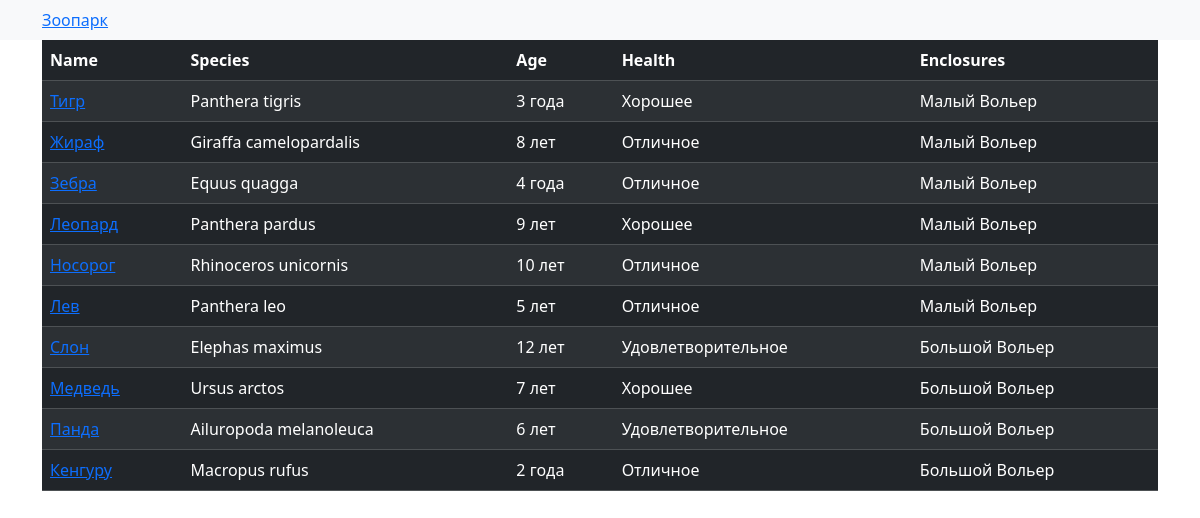
The app's page /zoo/ with its own data.
### myapp/models.py (models this page shows, shortened)
class Animals(models.Model):
    name = models.CharField(max_length=50)
    species = models.CharField(max_length=100)
    age = models.CharField(max_length=50)
    health = models.CharField(max_length=100)
    enclosure_id = models.ForeignKey(Enclosures, on_delete=models.CASCADE)

class Enclosures(models.Model):
    description = models.CharField(max_length=200)
    size = models.IntegerField()
    def __str__(self):
        return self.description

### myapp/views.py (the view)
# urls.py: urlpatterns = [path('', views.index, name='index'), path(
def index(request):
    animal = Animals.objects.all()
    return render(request, 'zoo.html', {'animals': animal})

### myapp/templates/zoo.html
{% extends 'base.html' %} {% block my_content %}
<table class="table table-dark table-striped">
  <thead>
    <tr>
      <th>Name</th>
      <th>Species</th>
      <th>Age</th>
      <th>Health</th>
      <th>Enclosures</th>
    </tr>
  </thead>
  <body>
    {% for animal in animals %}
    <tr>
      <td><a href={%url "single_animal" animal.id %}>{{animal.name}}</a></td>
      <td>{{ animal.species}}</td>
      <td>{{ animal.age}}</td>
      <td>{{ animal.health}}</td>
      <td>{{ animal.enclosure_id}}</td>
    </tr>
    {% endfor %}
  </body>
</table>
{% endblock %}

### myapp/templates/base.html (shortened to what this page needs)
<!doctype html>
<html lang="en">
  <head>
    <link
      href="https://cdn.jsdelivr.net/npm/bootstrap@5.3.8/dist/css/bootstrap.min.css"
      rel="stylesheet"
    />
  </head>
  <body>
    <nav class="navbar navbar-light bg-light">
      <div class="container">
        <a href="http://localhost:8000/zoo/">Зоопарк</a>
      </div>
    </nav>
    <main class="container">{% block my_content%} {% endblock %}</main>
  </body>
</html>

### records on screen
Animals: name "Тигр", species "Panthera tigris", age "3 года", health "Хорошее", enclosure_id "Малый Вольер"
Animals: name "Жираф", species "Giraffa camelopardalis", age "8 лет", health "Отличное", enclosure_id "Малый Вольер"
Animals: name "Зебра", species "Equus quagga", age "4 года", health "Отличное", enclosure_id "Малый Вольер"
Animals: name "Леопард", species "Panthera pardus", age "9 лет", health "Хорошее", enclosure_id "Малый Вольер"
Animals: name "Носорог", species "Rhinoceros unicornis", age "10 лет", health "Отличное", enclosure_id "Малый Вольер"
Animals: name "Лев", species "Panthera leo", age "5 лет", health "Отличное", enclosure_id "Малый Вольер"
Animals: name "Слон", species "Elephas maximus", age "12 лет", health "Удовлетворительное", enclosure_id "Большой Вольер"
Animals: name "Медведь", species "Ursus arctos", age "7 лет", health "Хорошее", enclosure_id "Большой Вольер"
Animals: name "Панда", species "Ailuropoda melanoleuca", age "6 лет", health "Удовлетворительное", enclosure_id "Большой Вольер"
Animals: name "Кенгуру", species "Macropus rufus", age "2 года", health "Отличное", enclosure_id "Большой Вольер"
